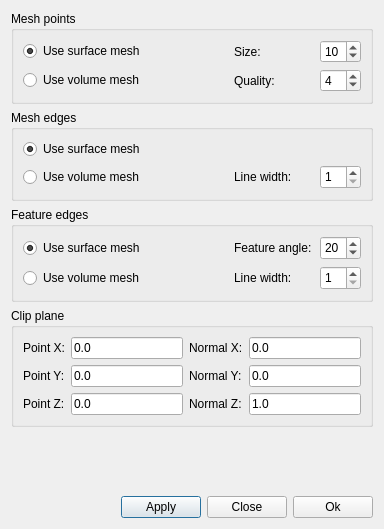
<ui version="4.0" >
 <class>preferencesDialog</class>
 <widget class="QDialog" name="preferencesDialog" >
  <property name="geometry" >
   <rect>
    <x>0</x>
    <y>0</y>
    <width>380</width>
    <height>529</height>
   </rect>
  </property>
  <property name="windowTitle" >
   <string>Preferences</string>
  </property>
  <property name="windowIcon" >
   <iconset resource="../ElmerGUI.qrc" >:/icons/Mesh3D.png</iconset>
  </property>
  <layout class="QVBoxLayout" >
   <item>
    <widget class="QGroupBox" name="meshPointsGroup" >
     <property name="title" >
      <string>Mesh points</string>
     </property>
     <layout class="QVBoxLayout" >
      <item>
       <layout class="QGridLayout" >
        <item row="0" column="0" >
         <widget class="QRadioButton" name="meshPointsSurface" >
          <property name="text" >
           <string>Use surface mesh</string>
          </property>
          <property name="checked" >
           <bool>true</bool>
          </property>
         </widget>
        </item>
        <item row="0" column="2" >
         <widget class="QLabel" name="sizeLabel" >
          <property name="minimumSize" >
           <size>
            <width>80</width>
            <height>0</height>
           </size>
          </property>
          <property name="text" >
           <string>Size:</string>
          </property>
         </widget>
        </item>
        <item row="0" column="3" >
         <widget class="QSpinBox" name="pointSize" >
          <property name="maximumSize" >
           <size>
            <width>16777215</width>
            <height>24</height>
           </size>
          </property>
          <property name="minimum" >
           <number>1</number>
          </property>
          <property name="value" >
           <number>10</number>
          </property>
         </widget>
        </item>
        <item row="1" column="0" >
         <widget class="QRadioButton" name="meshPointsVolume" >
          <property name="text" >
           <string>Use volume mesh</string>
          </property>
         </widget>
        </item>
        <item row="1" column="2" >
         <widget class="QLabel" name="qualityLabel" >
          <property name="minimumSize" >
           <size>
            <width>80</width>
            <height>0</height>
           </size>
          </property>
          <property name="text" >
           <string>Quality:</string>
          </property>
         </widget>
        </item>
        <item row="1" column="3" >
         <widget class="QSpinBox" name="pointQuality" >
          <property name="maximumSize" >
           <size>
            <width>16777215</width>
            <height>24</height>
           </size>
          </property>
          <property name="minimum" >
           <number>2</number>
          </property>
          <property name="value" >
           <number>4</number>
          </property>
         </widget>
        </item>
        <item row="1" column="1" >
         <spacer>
          <property name="orientation" >
           <enum>Qt::Horizontal</enum>
          </property>
          <property name="sizeHint" >
           <size>
            <width>40</width>
            <height>20</height>
           </size>
          </property>
         </spacer>
        </item>
       </layout>
      </item>
     </layout>
    </widget>
   </item>
   <item>
    <widget class="QGroupBox" name="meshEdgesGroup" >
     <property name="title" >
      <string>Mesh edges</string>
     </property>
     <layout class="QVBoxLayout" >
      <item>
       <layout class="QGridLayout" >
        <item row="0" column="0" >
         <widget class="QRadioButton" name="meshEdgesSurface" >
          <property name="text" >
           <string>Use surface mesh</string>
          </property>
          <property name="checked" >
           <bool>true</bool>
          </property>
         </widget>
        </item>
        <item row="1" column="0" >
         <widget class="QRadioButton" name="meshEdgesVolume" >
          <property name="text" >
           <string>Use volume mesh</string>
          </property>
         </widget>
        </item>
        <item row="1" column="2" >
         <widget class="QLabel" name="meshLineWidthLabel" >
          <property name="minimumSize" >
           <size>
            <width>80</width>
            <height>0</height>
           </size>
          </property>
          <property name="maximumSize" >
           <size>
            <width>90</width>
            <height>16777215</height>
           </size>
          </property>
          <property name="text" >
           <string>Line width:</string>
          </property>
         </widget>
        </item>
        <item row="1" column="3" >
         <widget class="QSpinBox" name="meshLineWidth" >
          <property name="minimumSize" >
           <size>
            <width>0</width>
            <height>24</height>
           </size>
          </property>
          <property name="maximumSize" >
           <size>
            <width>70</width>
            <height>24</height>
           </size>
          </property>
          <property name="minimum" >
           <number>1</number>
          </property>
         </widget>
        </item>
        <item row="1" column="1" >
         <spacer>
          <property name="orientation" >
           <enum>Qt::Horizontal</enum>
          </property>
          <property name="sizeHint" >
           <size>
            <width>40</width>
            <height>20</height>
           </size>
          </property>
         </spacer>
        </item>
       </layout>
      </item>
     </layout>
    </widget>
   </item>
   <item>
    <widget class="QGroupBox" name="featureGroup" >
     <property name="title" >
      <string>Feature edges</string>
     </property>
     <layout class="QVBoxLayout" >
      <item>
       <layout class="QGridLayout" >
        <item row="0" column="0" >
         <widget class="QRadioButton" name="surfaceRButton" >
          <property name="text" >
           <string>Use surface mesh</string>
          </property>
          <property name="checked" >
           <bool>true</bool>
          </property>
         </widget>
        </item>
        <item row="0" column="2" >
         <widget class="QLabel" name="angleLabel" >
          <property name="minimumSize" >
           <size>
            <width>80</width>
            <height>0</height>
           </size>
          </property>
          <property name="maximumSize" >
           <size>
            <width>90</width>
            <height>16777215</height>
           </size>
          </property>
          <property name="text" >
           <string>Feature angle:</string>
          </property>
         </widget>
        </item>
        <item row="0" column="3" >
         <widget class="QSpinBox" name="angleSpin" >
          <property name="minimumSize" >
           <size>
            <width>0</width>
            <height>24</height>
           </size>
          </property>
          <property name="maximumSize" >
           <size>
            <width>70</width>
            <height>24</height>
           </size>
          </property>
          <property name="minimum" >
           <number>0</number>
          </property>
          <property name="maximum" >
           <number>90</number>
          </property>
          <property name="value" >
           <number>20</number>
          </property>
         </widget>
        </item>
        <item row="1" column="0" >
         <widget class="QRadioButton" name="volumeRButton" >
          <property name="text" >
           <string>Use volume mesh</string>
          </property>
         </widget>
        </item>
        <item row="1" column="2" >
         <widget class="QLabel" name="lineWidthLabel_2" >
          <property name="minimumSize" >
           <size>
            <width>80</width>
            <height>0</height>
           </size>
          </property>
          <property name="maximumSize" >
           <size>
            <width>90</width>
            <height>16777215</height>
           </size>
          </property>
          <property name="text" >
           <string>Line width:</string>
          </property>
         </widget>
        </item>
        <item row="1" column="3" >
         <widget class="QSpinBox" name="lineWidthSpin" >
          <property name="minimumSize" >
           <size>
            <width>0</width>
            <height>24</height>
           </size>
          </property>
          <property name="maximumSize" >
           <size>
            <width>70</width>
            <height>24</height>
           </size>
          </property>
          <property name="minimum" >
           <number>1</number>
          </property>
         </widget>
        </item>
        <item row="0" column="1" >
         <spacer>
          <property name="orientation" >
           <enum>Qt::Horizontal</enum>
          </property>
          <property name="sizeHint" >
           <size>
            <width>40</width>
            <height>20</height>
           </size>
          </property>
         </spacer>
        </item>
       </layout>
      </item>
     </layout>
    </widget>
   </item>
   <item>
    <widget class="QGroupBox" name="clipPlaneGroup" >
     <property name="title" >
      <string>Clip plane</string>
     </property>
     <layout class="QVBoxLayout" >
      <item>
       <layout class="QGridLayout" >
        <item row="0" column="0" >
         <widget class="QLabel" name="labelClipPX" >
          <property name="text" >
           <string>Point X:</string>
          </property>
         </widget>
        </item>
        <item row="0" column="1" >
         <widget class="QLineEdit" name="clipPointX" >
          <property name="maximumSize" >
           <size>
            <width>16777215</width>
            <height>24</height>
           </size>
          </property>
          <property name="text" >
           <string>0.0</string>
          </property>
         </widget>
        </item>
        <item row="0" column="2" >
         <widget class="QLabel" name="labelClipNX" >
          <property name="text" >
           <string>Normal X:</string>
          </property>
         </widget>
        </item>
        <item row="0" column="3" >
         <widget class="QLineEdit" name="clipNormalX" >
          <property name="maximumSize" >
           <size>
            <width>16777215</width>
            <height>24</height>
           </size>
          </property>
          <property name="text" >
           <string>0.0</string>
          </property>
         </widget>
        </item>
        <item row="1" column="0" >
         <widget class="QLabel" name="labelClipPY" >
          <property name="text" >
           <string>Point Y:</string>
          </property>
         </widget>
        </item>
        <item row="1" column="1" >
         <widget class="QLineEdit" name="clipPointY" >
          <property name="maximumSize" >
           <size>
            <width>16777215</width>
            <height>24</height>
           </size>
          </property>
          <property name="text" >
           <string>0.0</string>
          </property>
         </widget>
        </item>
        <item row="1" column="2" >
         <widget class="QLabel" name="labelClipNY" >
          <property name="text" >
           <string>Normal Y:</string>
          </property>
         </widget>
        </item>
        <item row="1" column="3" >
         <widget class="QLineEdit" name="clipNormalY" >
          <property name="maximumSize" >
           <size>
            <width>16777215</width>
            <height>24</height>
           </size>
          </property>
          <property name="text" >
           <string>0.0</string>
          </property>
         </widget>
        </item>
        <item row="2" column="0" >
         <widget class="QLabel" name="labelClipPZ" >
          <property name="text" >
           <string>Point Z:</string>
          </property>
         </widget>
        </item>
        <item row="2" column="1" >
         <widget class="QLineEdit" name="clipPointZ" >
          <property name="maximumSize" >
           <size>
            <width>16777215</width>
            <height>24</height>
           </size>
          </property>
          <property name="text" >
           <string>0.0</string>
          </property>
         </widget>
        </item>
        <item row="2" column="2" >
         <widget class="QLabel" name="labelClipNZ" >
          <property name="text" >
           <string>Normal Z:</string>
          </property>
         </widget>
        </item>
        <item row="2" column="3" >
         <widget class="QLineEdit" name="clipNormalZ" >
          <property name="maximumSize" >
           <size>
            <width>16777215</width>
            <height>24</height>
           </size>
          </property>
          <property name="text" >
           <string>1.0</string>
          </property>
         </widget>
        </item>
       </layout>
      </item>
     </layout>
    </widget>
   </item>
   <item>
    <spacer>
     <property name="orientation" >
      <enum>Qt::Vertical</enum>
     </property>
     <property name="sizeHint" >
      <size>
       <width>362</width>
       <height>16</height>
      </size>
     </property>
    </spacer>
   </item>
   <item>
    <layout class="QHBoxLayout" >
     <item>
      <spacer>
       <property name="orientation" >
        <enum>Qt::Horizontal</enum>
       </property>
       <property name="sizeHint" >
        <size>
         <width>40</width>
         <height>20</height>
        </size>
       </property>
      </spacer>
     </item>
     <item>
      <widget class="QPushButton" name="applyButton" >
       <property name="text" >
        <string>Apply</string>
       </property>
      </widget>
     </item>
     <item>
      <widget class="QPushButton" name="cancelButton" >
       <property name="text" >
        <string>Close</string>
       </property>
       <property name="icon" >
        <iconset resource="../ElmerGUI.qrc" >:/icons/dialog-close.png</iconset>
       </property>
      </widget>
     </item>
     <item>
      <widget class="QPushButton" name="okButton" >
       <property name="text" >
        <string>Ok</string>
       </property>
       <property name="icon" >
        <iconset resource="../ElmerGUI.qrc" >:/icons/dialog-ok-apply.png</iconset>
       </property>
      </widget>
     </item>
    </layout>
   </item>
  </layout>
 </widget>
 <resources>
  <include location="../ElmerGUI.qrc" />
 </resources>
 <connections/>
</ui>
